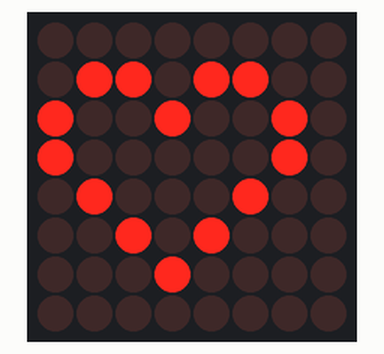
The sketch below on a simulated Arduino Uno, built with avr-gcc and run on an emulated ATmega328P. Shown: 8×8 LED matrix. Wiring (inferred from the names in the program): MAX7219 LED driver (orientation assumed): CS pin 10.

Above: at 0.1 s.

The sketch:

LEDMatrix.ino
```cpp
#include <SPI.h>

// Definition des Chip-Select-Pins zur Kommunikation über dei SPI-Schnittstelle des MAX7219/MAX7221
// Wir verwenden Pin 10
#define CS_PIN    10

// Variable zum setzen der Helligkeit
int helligkeit = 0;

void maxTransfer(uint8_t address, uint8_t value) {

  // Mit dem MAX7219 wird über die SPI-Schnittstelle komuniziert
  // Den Verlauf der Kommunikation ist im Datenblatt (siehe Ordner) Abbildung 1 dargestellt
  // Die Einstellungen werden im LED-Treiber in Registern gespeichert
  // Es müssen jeweils 2 Bytes übertragen werden um diese zu ändern
  // Ein Adressbyte und ein Datenbyte (siehe Tabelle 1 im Datenblatt)

  // Der CS-Pin von HIGH zu LOW signalisiert den Start der Übertragung
  digitalWrite(CS_PIN, LOW);

  // Senden des 1. Bytes. Die Adresse des Registers
  SPI.transfer(address);

  // Senden des 2. Bytes. Der Wert, der in das Register geschrieben werden soll
  SPI.transfer(value);

  // Der CS-PIN von LOW zu HIGH signalisiert das Ende des Schreibvorgangs
  digitalWrite(CS_PIN, HIGH);
}

void setup() {

  // den CS-PIN (Chip-Select benötigen wir zum Start/Stop der Kommunikation)
  pinMode(CS_PIN, OUTPUT);

  // Initialisieren der SPI-Schnittstelle (Standardeinstellungen)
  SPI.begin();

  // Setzen der Dekodierung auf Matrix-Ansteuerung
  maxTransfer(0x09, 0x00);
  // Setzen der Leuchtintensität
  maxTransfer(0x0A, 0x00);
  // Setzen der Zeilen (8 Zeilen)
  maxTransfer(0x0B, 0x07);
  // Aktivierung der Anzeige
  maxTransfer(0x0C, 0x01);

}

void loop() {

  // Wir verwenden die binäre Zahlendarstellung in C
  // ein Byte enstspricht einer Zeile
  // jedes Bit stellt eine LED einer Zeile dar (0 = AUS, 1 = AN)
  // wir müssen für jede Zeile (1-8) die LED einschalten
  // dafür benutzen wir die maxTransfer-Funktion mit den Parametern Adresse des Registers und Wert
  // ein Register kann als beschreibbare Variable gesehen werden
  // die Details zu den Registern finden sich im Datenblatt im Ordner "Datenblaetter"
  maxTransfer(0x01, 0b00000000);
  maxTransfer(0x02, 0b01101100);
  maxTransfer(0x03, 0b10010010);
  maxTransfer(0x04, 0b10000010);
  maxTransfer(0x05, 0b01000100);
  maxTransfer(0x06, 0b00101000);
  maxTransfer(0x07, 0b00010000);
  maxTransfer(0x08, 0b00000000);

  // Zusätzlich können wir die Helligkeit einstellen
  maxTransfer(0x0A, helligkeit);

  // warten
  delay(1500);

}
```
